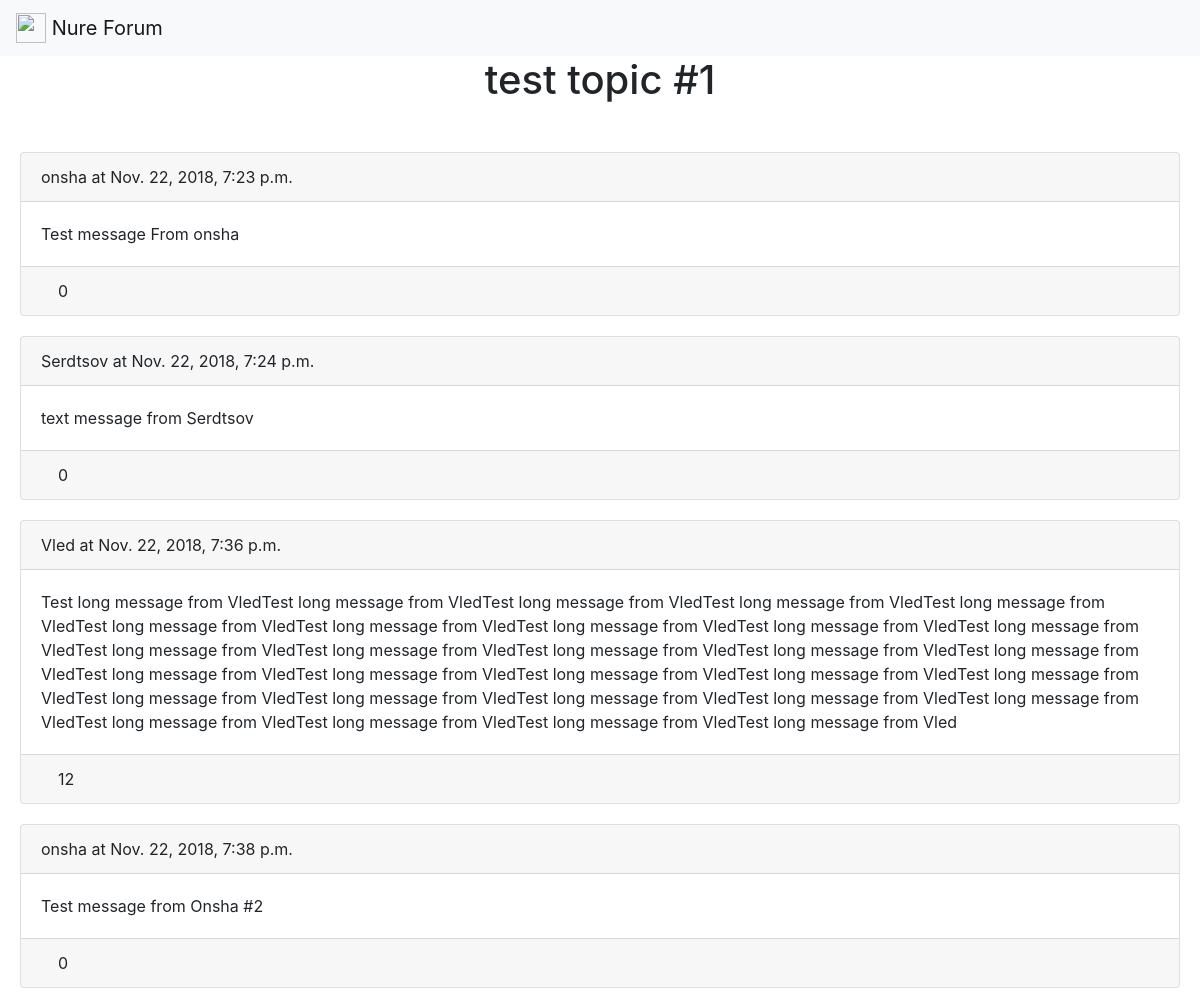
Before: /topic/1/ with the older database file.
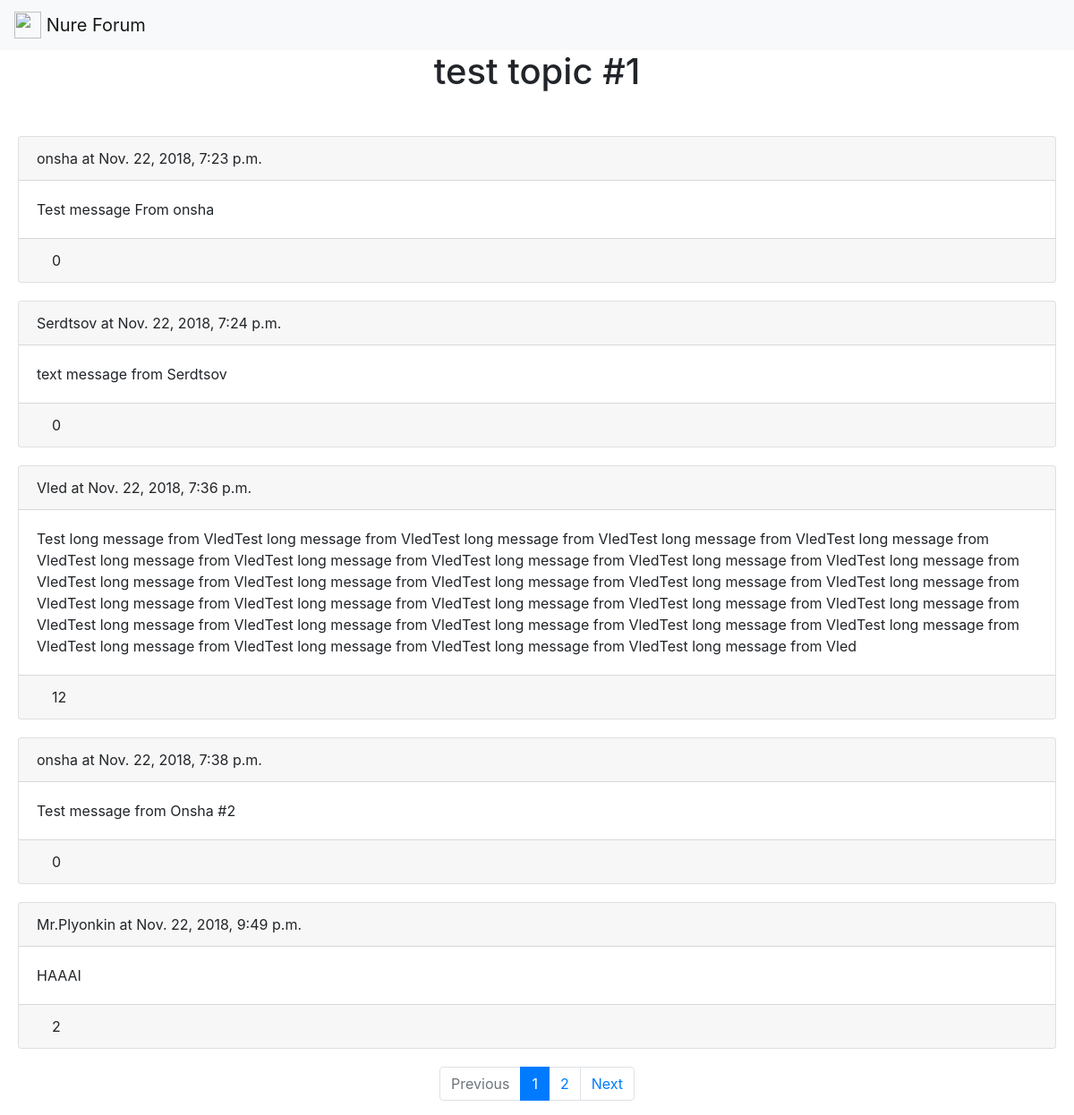
After: the same page with the newer database file.
### forumengine/models.py (models this page shows)
class Message(models.Model):
    message_id = models.AutoField(primary_key=True)
    body = models.TextField(blank=False, null=False)
    date_of_pub = models.DateTimeField(auto_now_add=True)
    rating = models.IntegerField(blank=False, null=False, default=0)
    author = models.ForeignKey(ForumUser, on_delete=models.CASCADE, blank=False)
    topic = models.ForeignKey(Topic, on_delete=models.CASCADE, blank=False)

### forumengine/views.py (the view)
# urls.py: path('topic/<str:slug>/', messages_list, name='topic_detail_view'),
def messages_list(request, slug):
    search_query = request.GET.get('search', '')
    page_number = request.GET.get('page', 1)
    obj = get_object_or_404(Topic, slug__iexact=slug)
    if search_query:
        messages = Message.objects.filter(Q(title__icontains=search_query) | Q(body__icontains=search_query))
    else:
        messages = Message.objects.filter(topic=obj)
    paginator = Paginator(messages, 5)
    page = paginator.get_page(page_number)
    prev_url = '?page={}'.format(page.previous_page_number()) if page.has_previous() else ''
    next_url = '?page={}'.format(page.next_page_number()) if page.has_next() else ''
    is_paginated = page.has_other_pages()
    context = {
        'topic': obj,
        'page_object': page,
        'prev_url': prev_url,
        'next_url': next_url,
        'is_paginated': is_paginated
    }
    return render(request, 'forumengine/topic_detail_template.html', context=context)

### forumengine/models.py (called while the page is built)
    def __str__(self):
        return self.username

### forumengine/templates/forumengine/topic_detail_template.html
{%extends 'base.html'%}
{% block content %}
<h1 class="mb-5 text-center">
    {{ topic.title }}
</h1>
{% for message in page_object.object_list%}
   {% include 'forumengine/includes/message_card_template.html' %}
{% endfor %}
{% endblock%}

### forumengine/templates/forumengine/includes/message_card_template.html
{%block content%}
<div class="card message-card">
  <div class="card-header">
    {{ message.author }} at {{message.date_of_pub }}
  </div>
  <div class="card-body">
    <p class="card-text">{{message.body}}</p>
  </div>
  <div class="card-footer"><i class="fas fa-arrows-alt-v"></i> {{message.rating}}</div>
</div>
{%endblock%}

Changed rows visible on the page:
added Message: author "Mr.Plyonkin", date_of_pub "Nov. 22, 2018, 9:49 p.m.", body "HAAAI", rating "2"
Other visible differences:
text now shown: "Previous Next"
new list line: "1"
new list line: "2"
